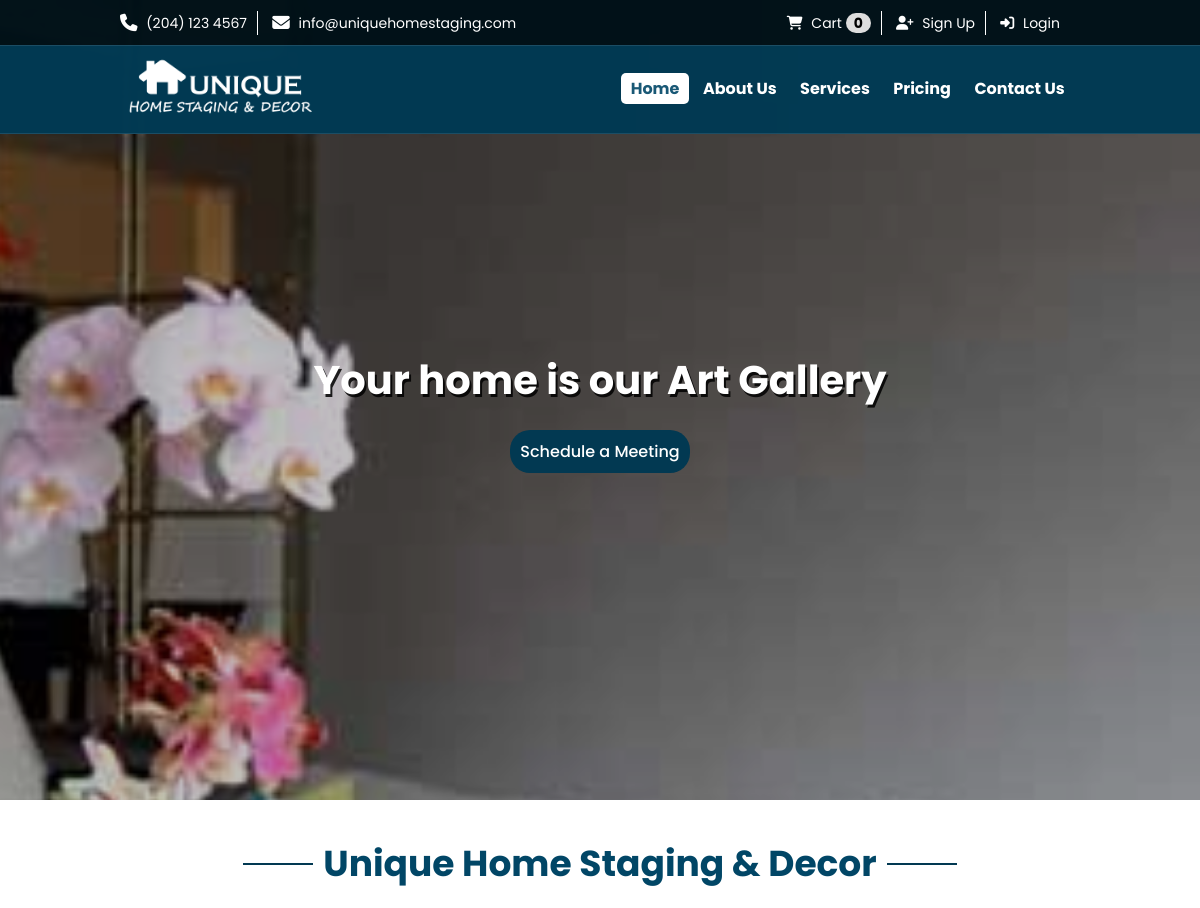
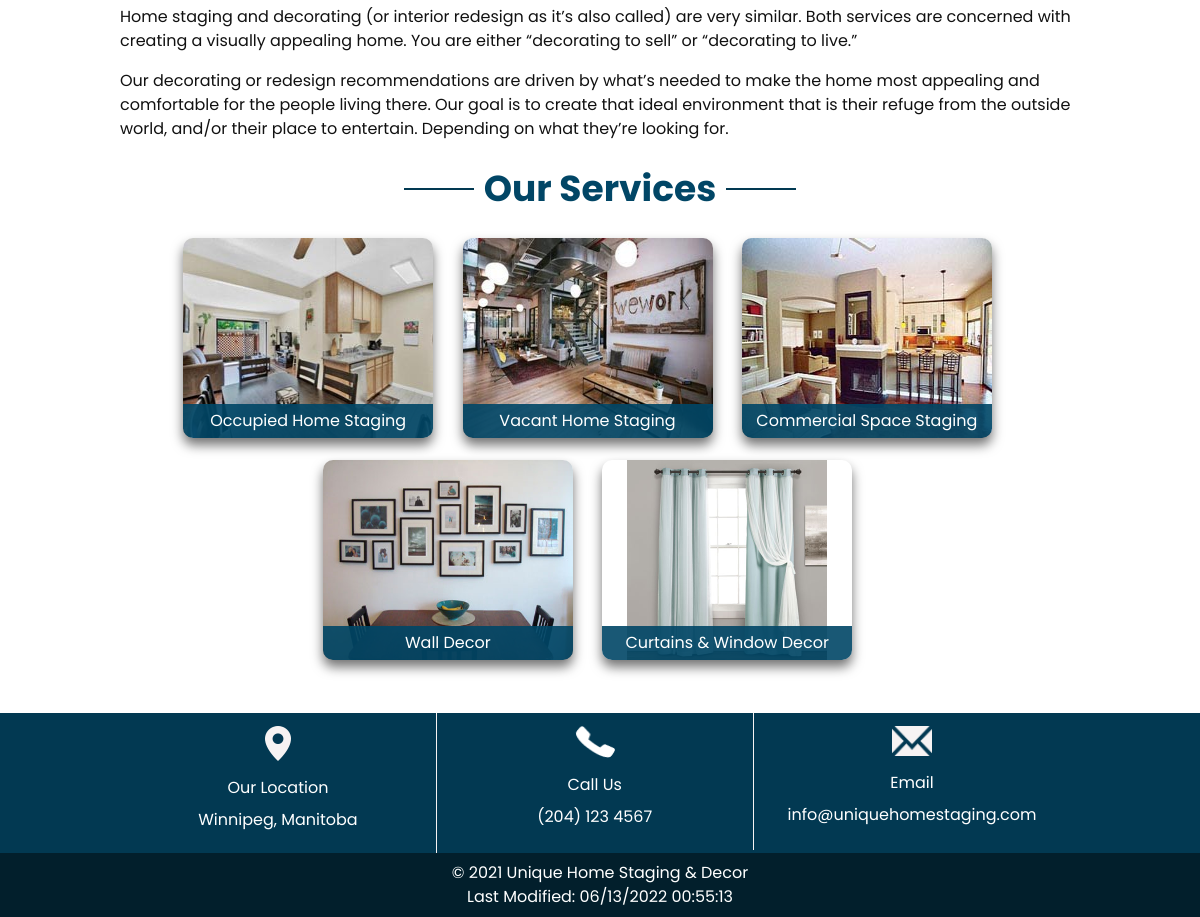
The page / on the database its author committed (2 pictures, top to bottom).
### tables this page shows
CREATE TABLE `category` (
  `id` int(11) NOT NULL AUTO_INCREMENT,
  `title` varchar(255) NOT NULL,
  `image` varchar(255) DEFAULT NULL,
  `deleted` tinyint(1) DEFAULT 0,
  `created_at` datetime NOT NULL DEFAULT current_timestamp(),
  `updated_at` datetime NOT NULL DEFAULT current_timestamp() ON UPDATE current_timestamp(),
  PRIMARY KEY (`id`)
);

### config/functions.php (called while the page is built, shortened)
<?php
function view(string $view_name, array $data = []): void
{
    try {
        extract($data);
        $path = __DIR__ . '/../views/' . $view_name . '.view.php';
        require($path);
    } catch (Exception $e) {
        echo $e->getMessage();
        die;
    }
}

### controllers/home.php (called while the page is built, shortened)
<?php
$categoryObj = new Category();
$categories = $categoryObj->getAll();
view('index', compact('title', 'heading', 'categories'));

### public/index.php (called while the page is built, shortened)
<?php
$allowed = [
    'home', 'services', 'service-detail', 'about-us', 'pricing', 'contact-us', 'sign-up',
    'process-sign-up', 'my-profile', 'login',  'process-login', 'logout',
    'view-cart', 'handle-cart', 'remove-cart', 'checkout', 'handle-payment',
    'invoice', 'orders'
];
if (empty($_GET['p'])) {
    $page = 'home';
} elseif (in_array($_GET['p'], $allowed)) {
    $page = $_GET['p'];
} else {
    $page = 'error-404';
    http_response_code(404);
}
$path = __DIR__ . '/../controllers/' . $page . '.php';
require($path);

### config/escape.php (called while the page is built, shortened)
<?php
function esc(string $str): string
{
    return htmlentities($str, ENT_NOQUOTES, "UTF-8");
}

### app/Models/Model.php (called while the page is built, shortened)
<?php
abstract class Model
{
    protected static $dbh;
    protected $table;
    public static function init($dbh)
    {
        self::$dbh = $dbh;
    }
    public function getAll($order = 'asc')
    {
        $query = "SELECT
                    *
                    from `{$this->table}`
                    WHERE
                    deleted=0
                    order by id " . $order;
        $stmt = self::$dbh->prepare($query);
        $stmt->execute();
        return $stmt->fetchAll();
    }
}

### views/index.view.php (the view)
<?php require __DIR__ . '/inc/header.php'; ?>
<div class="container">
    <div class="section-block">
        <div class="section-heading-wrapper">
            <div class="section-heading">
                <h1><?= esc($heading) ?></h1>
            </div>
        </div>
        <p>
            Home staging and decorating (or interior redesign as it’s also called) are very similar. Both services are
            concerned with creating a visually appealing home. You are either “decorating to sell” or “decorating to
            live.”
        </p>
        <p>Our decorating or redesign recommendations are driven by what’s needed to make the home most appealing and
            comfortable for the people living there. Our goal is to create that ideal environment that is their refuge
            from the outside world, and/or their place to entertain. Depending on what they’re looking for.</p>
    </div>
    <div class="section-block">
        <div class="section-heading-wrapper">
            <div class="section-heading">
                <h2>Our Services</h2>
            </div>
        </div>
        <div class="services-wrapper">
            <?php foreach ($categories as $category) : ?>
                <div class="service-box shadow">
                    <a href="/?p=services&category=<?= esc($category['id']) ?>">
                        <img src="images/category/<?= esc($category['image']) ?>" alt=" <?= esc($category['title']) ?> " width=" 250" height="200">
                        <p class="service-title"><?= esc($category['title']) ?></p>
                    </a>
                </div>
            <?php endforeach; ?>
        </div>
    </div>
</div>
<?php require __DIR__ . '/inc/footer.php'; ?>

### public/styles/custom.css (style rules this page uses)
* { box-sizing: border-box; }
body, html { margin: 0; padding: 0; }
body { font-family: "Poppins", Arial, sans-serif; background-color: #fff; margin: 0; line-height: 24px; color: #111; font-size: 16px; font-weight: 400; }
.container { max-width: 960px; margin: 0 auto; position: relative; }
.shadow { box-shadow: 0px 7px 12px rgba(0, 0, 0, 0.55); }
.section-block { margin: 15px 0; }
.section-heading-wrapper { text-align: center; margin: 30px; }
.section-heading { display: inline-block; position: relative; }
.section-heading:before { content: ""; position: absolute; left: -80px; top: 50%; width: 70px; height: 2px; background: #023952; -webkit-transform: translateY(-50%); transform: translateY(-50%); }
.section-heading:after { content: ""; position: absolute; right: -80px; top: 50%; width: 70px; height: 2px; background: #023952; -webkit-transform: translateY(-50%); transform: translateY(-50%); }
.section-heading h1, .section-heading h2 { margin: 0px; font-size: 36px; font-weight: 700; margin-top: 0; color: #014666; line-height: 1; }
.services-wrapper { margin: 0 auto; text-align: center; }
.service-box { display: inline-block; margin: 0 25px 15px 0; max-width: 100%; width: 250px; height: 200px; border-radius: 10px; position: relative; overflow: hidden; cursor: pointer; -webkit-transition: all 0.5s ease-in-out; transition: all 0.5s ease-in-out; }
.service-box img { height: 100%; max-width: 100%; width: auto; }
.service-box .service-title { position: absolute; bottom: 0; left: 0; text-align: center; color: #fff; width: 100%; padding: 5px 0; margin: 0; background: rgba(1, 70, 102, 0.9); }

### public/styles/print.css (style rules this page uses)
* { -webkit-print-color-adjust: exact; print-color-adjust: exact; }
body { font-size: 12px; width: 100%; }
.container { width: 100%; }
.section-heading h1, .section-heading h2 { font-size: 24px; }

### rows shown on the page
category: image (picture), title "Occupied Home Staging"
category: image (picture), title "Vacant Home Staging"
category: image (picture), title "Commercial Space Staging"
category: image (picture), title "Wall Decor"
category: image (picture), title "Curtains & Window Decor"

### other values the page prints
$cartCount "0"
$heading "Unique Home Staging & Decor"
